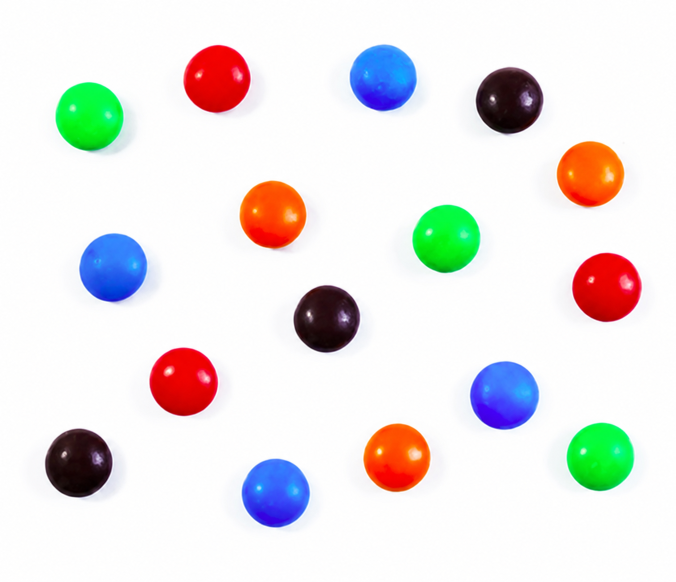
//> input picture data/smarties.png, 1351 x 1164 px (shown at 1/2 size)
$ ./main ../../data/smarties.png   (built with g++ and OpenCV 4)
//> lines starting //> are read from the running program, lines starting //| are printed output that depends on the picture; after the words box and inside, x2 and y2 are one past the last pixel; in counts of white or black regions, pixels touching at a corner belong together
/**
 * @file main.cpp
 * @brief Hough Circle Transform for circular object detection
 * @author José Miguel Guerrero Hernández
 *
 * @note The Hough Circle Transform detects circles using the gradient-based
 *          method (HOUGH_GRADIENT). Unlike standard Hough for lines (2D space),
 *          circles require 3D parameter space (center_x, center_y, radius).
 *
 *          Algorithm steps:
 *          1. Apply Canny edge detection internally
 *          2. For each edge point, vote for possible circle centers using gradient direction
 *          3. Find local maxima in accumulator (potential centers)
 *          4. For each center candidate, determine radius by voting
 *
 *          This approach is more efficient than 3D voting, reducing
 *          complexity from O(n³) to O(n²).
 */

#include <string>
#include <algorithm>
#include <cstdlib>
#include <opencv2/imgcodecs.hpp>
#include <opencv2/highgui.hpp>
#include <opencv2/imgproc.hpp>
#include <vector>
#include <iostream>

namespace
{
// The images this example works on are about 1400 px on the long side, and
// several windows at that size do not fit on a normal screen. The processing
// always runs at full resolution: only the copy sent to the screen is reduced,
// with INTER_AREA, which is the interpolation meant for shrinking
constexpr int MAX_DISPLAY_SIDE = 800;

// Returns the copy that goes to the screen, already reduced. Whatever is drawn
// on the result keeps its size in screen pixels, so labels are written here and
// not on the full-resolution frame: drawn before the reduction they shrink with
// it and stop being readable
cv::Mat fitToScreen(const cv::Mat & image)
{
  const int side = std::max(image.cols, image.rows);
  if (side <= MAX_DISPLAY_SIDE || image.empty()) {
    return image.clone();
  }
  const double factor = static_cast<double>(MAX_DISPLAY_SIDE) / side;
  cv::Mat reduced;
  cv::resize(image, reduced, cv::Size(), factor, factor, cv::INTER_AREA);
  return reduced;
}

void showFit(const std::string & window, const cv::Mat & image)
{
  cv::imshow(window, fitToScreen(image));
}
}  // namespace

int main(int argc, char ** argv)
{
  // Load image from argument or use default
  // Command-line arguments; --help prints the usage
  cv::CommandLineParser parser(argc, argv,
    "{help h | | Show this help message}"
    "{@input | ../../data/smarties.png | Input file}");
  if (parser.has("help")) {
    parser.printMessage();
    return EXIT_SUCCESS;
  }
  const std::string filename = parser.get<std::string>("@input");

  // Without this, a malformed value (--frames=xyz) is reported by the parser
  // but the example carries on with the default, which is the hardest kind
  // of failure to diagnose. Note it validates values, not option names:
  // cv::CommandLineParser ignores an unknown option without complaining
  if (!parser.check()) {
    parser.printErrors();
    return EXIT_FAILURE;
  }
  cv::Mat src = cv::imread(cv::samples::findFile(filename, false), cv::IMREAD_COLOR);
//> src is the input picture: 1164 rows x 1351 cols, CV_8UC3; mean B, G, R 228.3, 229.4, 232.5

  if (src.empty()) {
    std::cerr << "Error: Could not open or find the image!" << std::endl;
    std::cerr << "Path: " << filename << std::endl;
    std::cerr << "Usage: " << argv[0] << " <Input image>" << std::endl;
    return EXIT_FAILURE;
  }

  // ========================================
  // Preprocessing
  // ========================================

  // Convert to grayscale (required for HoughCircles)
  cv::Mat gray;
  cv::cvtColor(src, gray, cv::COLOR_BGR2GRAY);
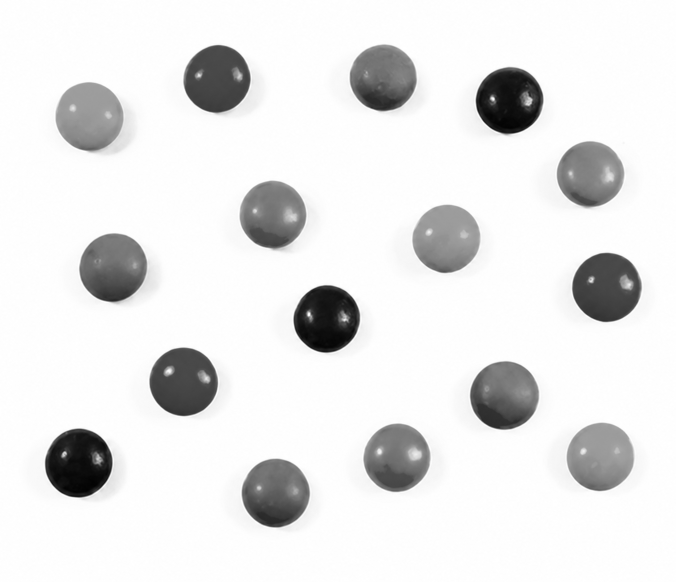
//> gray: 1164 rows x 1351 cols, CV_8UC1 (shown at 1/2 size); min 1, max 255, mean 230.2

  // Apply median blur to reduce noise while preserving edges
  // Kernel size 5 is effective for salt-and-pepper noise removal
  // Unlike Gaussian blur, median blur doesn't blur edges as much
  cv::Mat blurred;
  cv::medianBlur(gray, blurred, 5);

  // ========================================
  // Circle Detection with Hough Transform
  // ========================================

  // Detect circles using Hough Circle Transform
  // cv::HoughCircles(input, output, method, dp, minDist, param1, param2, minR, maxR)
  //
  // Key parameters tuning guide:
  //   dp = 1: Accumulator has same resolution as input image
  //           Higher values (2, 3) reduce accuracy but speed up detection
  //
  //   minDist = rows/16: Minimum distance between detected centers
  //           Too small → multiple detections for same circle
  //           Too large → nearby circles missed
  //
  //   param1 = 100: Upper threshold for internal Canny edge detector
  //           Lower threshold is automatically set to param1/2
  //           Higher values → fewer edges → fewer but cleaner circles
  //
  //   param2 = 30: Accumulator threshold for center detection
  //           Lower values → more circles detected (may include false positives)
  //           Higher values → fewer but more confident detections
  //
  //   minRadius, maxRadius: Filter circles by size
  //           Set based on expected object sizes in your image
  std::vector<cv::Vec3f> circles;
  // The radius bounds are expressed as a fraction of the image height, like
  // minDist above, instead of in absolute pixels. A fixed 1..30 range only
  // works for one resolution: on data/smarties.png, whose candies have a
  // radius of about 66 px, it finds nothing at all
  cv::HoughCircles(
    blurred, circles, cv::HOUGH_GRADIENT, 1,
    blurred.rows / 16,
    100, 30,
    blurred.rows / 40, blurred.rows / 12
  );
//> circles = 16 circles (x, y, radius), first 12: [545.5, 428.5, 66.9], [366.5, 763.5, 67.8], [178.5, 232.5, 68.3], [765.5, 155.5, 66.5], [550.5, 985.5, 67.6], [1179.5, 347.5, 65.4], [892.5, 476.5, 67.9], [227.5, 532.5, 66.3], [792.5, 914.5, 67.6], [1018.5, 199.5, 66.9], [1214.5, 574.5, 68.1], [156.5, 924.5, 67.8]

  // ========================================
  // Visualization: Draw detected circles
  // ========================================

  // Clone original to preserve it
  cv::Mat result = src.clone();

  // Draw detected circles on the result image
  // Each circle is stored as Vec3f: [center_x, center_y, radius]
  for (size_t i = 0; i < circles.size(); i++) {
    cv::Vec3i c = circles[i];
    cv::Point center = cv::Point(c[0], c[1]);
    int radius = c[2];

    // Draw small filled circle at center (yellow)
    cv::circle(result, center, 3, cv::Scalar(0, 100, 100), -1, cv::LINE_AA);

    // Draw circle perimeter (magenta)
    cv::circle(result, center, radius, cv::Scalar(255, 0, 255), 3, cv::LINE_AA);
  }
//> this loop made 16 passes
//> (center, radius) on passes 1 to 12: (Point(546, 428), 67), (Point(366, 764), 68), (Point(178, 232), 68), (Point(766, 156), 66), (Point(550, 986), 68), (Point(1180, 348), 65), (Point(892, 476), 68), (Point(228, 532), 66), (Point(792, 914), 68), (Point(1018, 200), 67), (Point(1214, 574), 68), (Point(156, 924), 68)
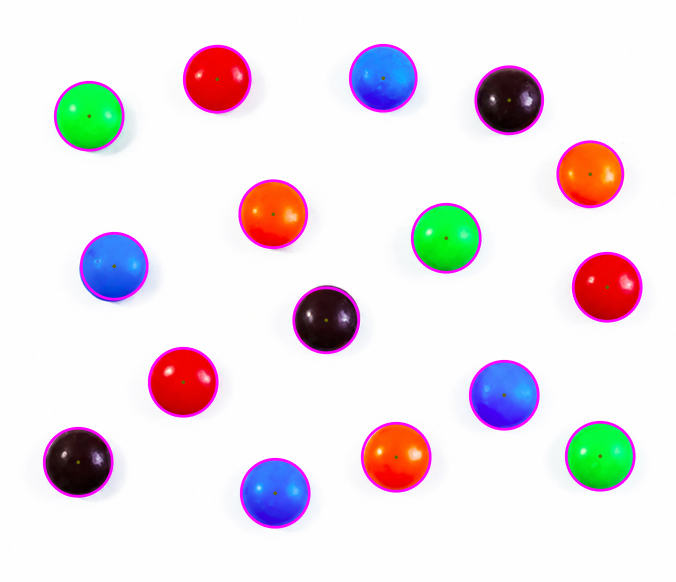
//> result: 1164 rows x 1351 cols, CV_8UC3 (shown at 1/2 size); 2.98% of pixels changed, all inside (x1, y1, x2, y2) = (85, 87, 1286, 1058)

  // Display results
  showFit("1. Original", src);
//> in fitToScreen, `cv::resize(image, reduced, cv::Size(), factor, factor, cv::INTER_AREA);`:
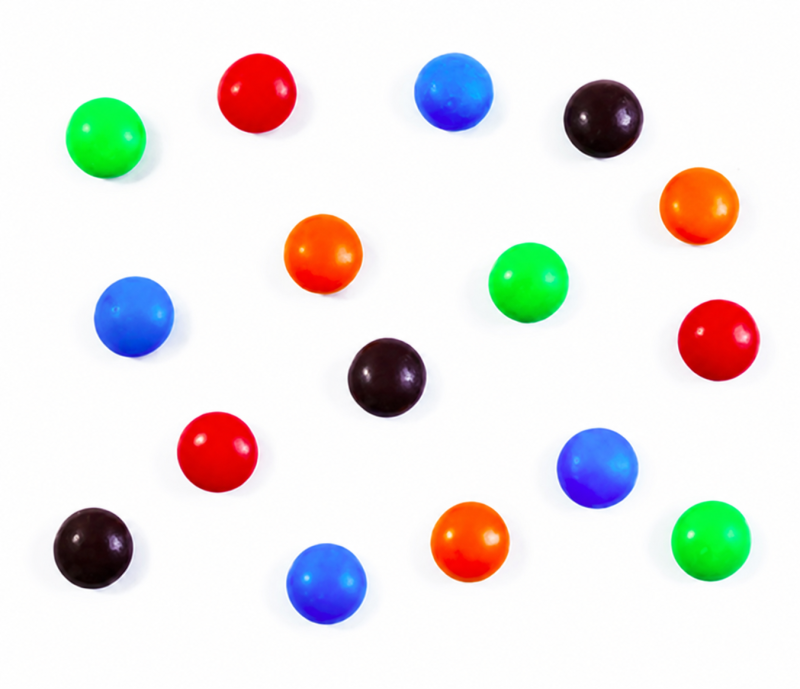
//> reduced: 689 rows x 800 cols, CV_8UC3; mean B, G, R 228.3, 229.4, 232.5
  showFit("2. Grayscale", gray);
//> in fitToScreen (call 2), `cv::resize(image, reduced, cv::Size(), factor, factor, cv::INTER_AREA);`:
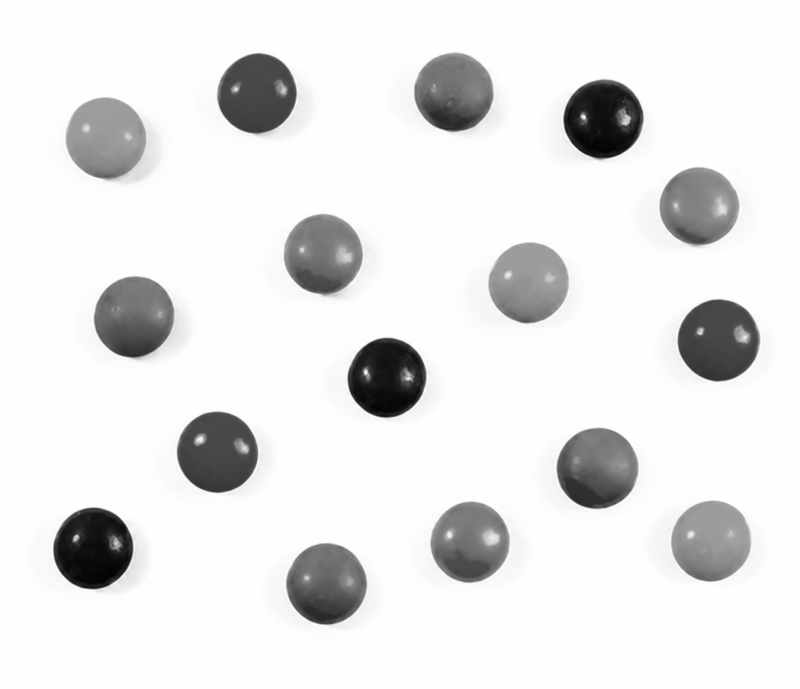
//> reduced: 689 rows x 800 cols, CV_8UC1; min 2, max 255, mean 230.2
  showFit("3. Blurred (Median)", blurred);
  showFit("4. Detected Circles", result);
//> in fitToScreen (call 4), `cv::resize(image, reduced, cv::Size(), factor, factor, cv::INTER_AREA);`:
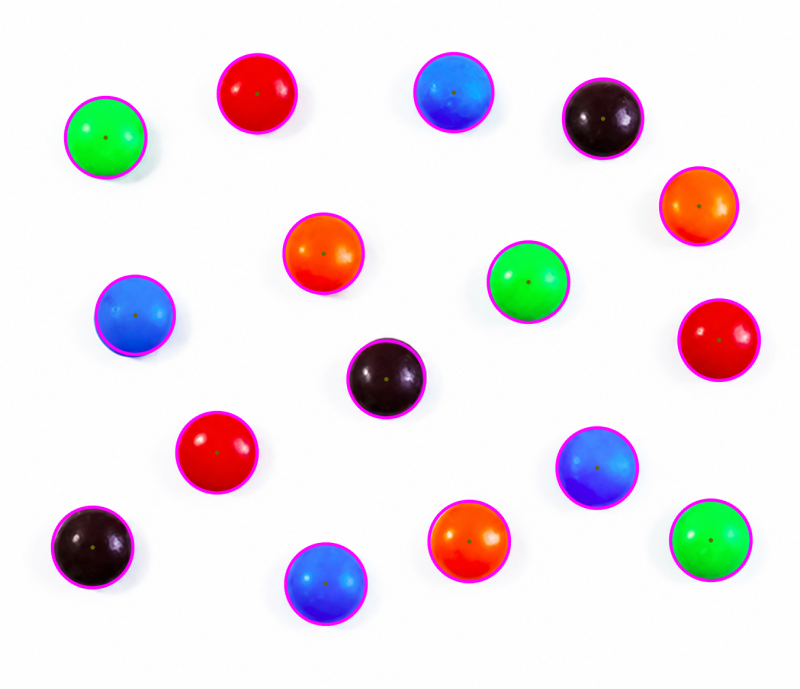
//> reduced: 689 rows x 800 cols, CV_8UC3; mean B, G, R 230.3, 225.6, 234.2

  // Wait for user input and exit
  cv::waitKey(0);

  return EXIT_SUCCESS;
}
